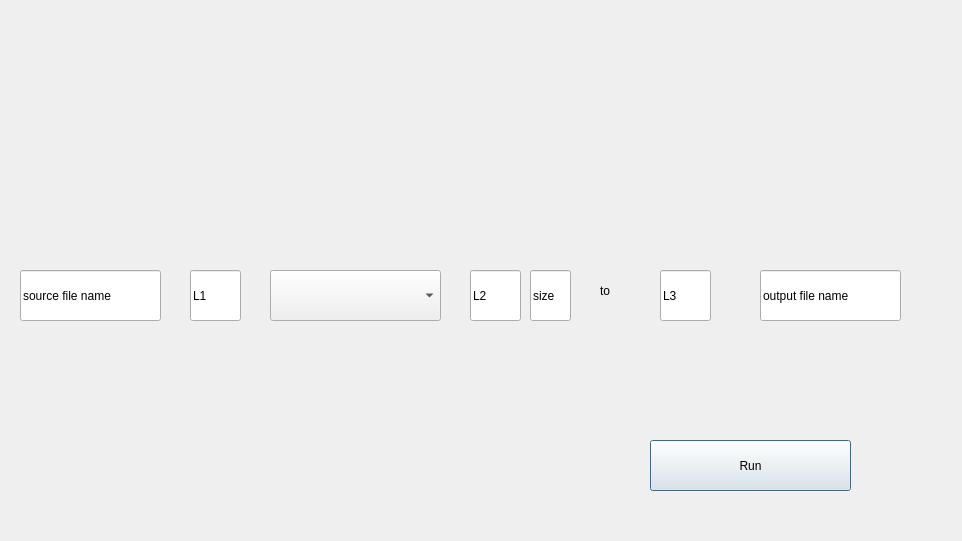
<?xml version="1.0" encoding="UTF-8"?>
<ui version="4.0">
 <class>ProcessorDialog</class>
 <widget class="QDialog" name="ProcessorDialog">
  <property name="geometry">
   <rect>
    <x>0</x>
    <y>0</y>
    <width>962</width>
    <height>541</height>
   </rect>
  </property>
  <property name="windowTitle">
   <string>Dialog</string>
  </property>
  <widget class="QComboBox" name="operationComboBox">
   <property name="geometry">
    <rect>
     <x>270</x>
     <y>270</y>
     <width>171</width>
     <height>51</height>
    </rect>
   </property>
   <property name="currentText">
    <string/>
   </property>
  </widget>
  <widget class="QPushButton" name="confirmButton">
   <property name="geometry">
    <rect>
     <x>650</x>
     <y>440</y>
     <width>201</width>
     <height>51</height>
    </rect>
   </property>
   <property name="text">
    <string>Run</string>
   </property>
  </widget>
  <widget class="QLineEdit" name="sourceFileNameEdit">
   <property name="geometry">
    <rect>
     <x>20</x>
     <y>270</y>
     <width>141</width>
     <height>51</height>
    </rect>
   </property>
   <property name="text">
    <string>source file name</string>
   </property>
  </widget>
  <widget class="QLineEdit" name="layer1NameEdit">
   <property name="geometry">
    <rect>
     <x>190</x>
     <y>270</y>
     <width>51</width>
     <height>51</height>
    </rect>
   </property>
   <property name="text">
    <string>L1</string>
   </property>
  </widget>
  <widget class="QLineEdit" name="layer2NameEdit">
   <property name="geometry">
    <rect>
     <x>470</x>
     <y>270</y>
     <width>51</width>
     <height>51</height>
    </rect>
   </property>
   <property name="text">
    <string>L2</string>
   </property>
  </widget>
  <widget class="QLineEdit" name="layer3NameEdit">
   <property name="geometry">
    <rect>
     <x>660</x>
     <y>270</y>
     <width>51</width>
     <height>51</height>
    </rect>
   </property>
   <property name="text">
    <string>L3</string>
   </property>
  </widget>
  <widget class="QLineEdit" name="outputFileNameEdit">
   <property name="geometry">
    <rect>
     <x>760</x>
     <y>270</y>
     <width>141</width>
     <height>51</height>
    </rect>
   </property>
   <property name="text">
    <string>output file name</string>
   </property>
  </widget>
  <widget class="QLineEdit" name="sizeEdit">
   <property name="enabled">
    <bool>true</bool>
   </property>
   <property name="geometry">
    <rect>
     <x>530</x>
     <y>270</y>
     <width>41</width>
     <height>51</height>
    </rect>
   </property>
   <property name="text">
    <string>size</string>
   </property>
  </widget>
  <widget class="QLabel" name="toLabel">
   <property name="geometry">
    <rect>
     <x>600</x>
     <y>270</y>
     <width>31</width>
     <height>41</height>
    </rect>
   </property>
   <property name="text">
    <string>to</string>
   </property>
  </widget>
 </widget>
 <resources/>
 <connections/>
</ui>
